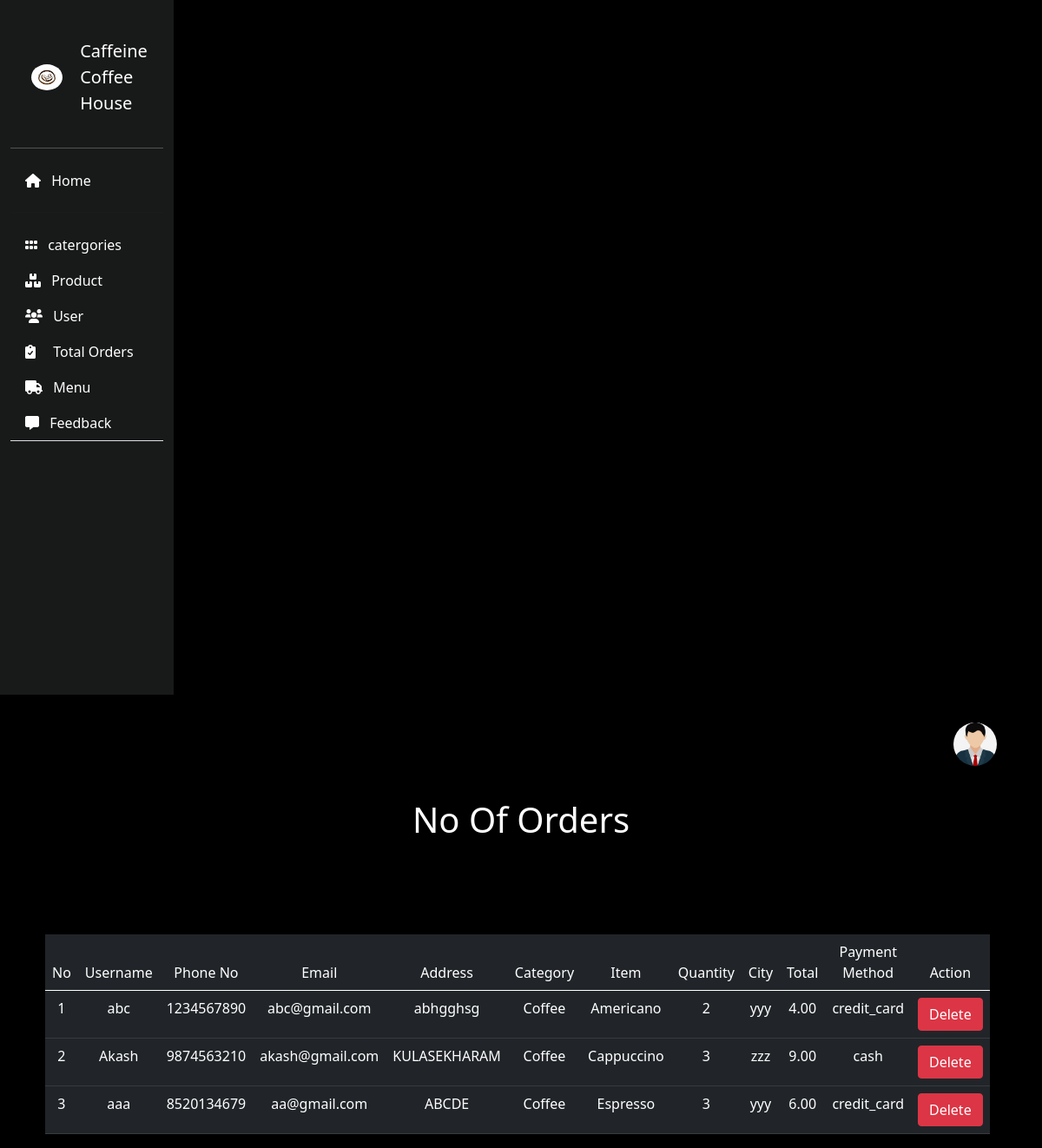
The page /ordersum/ (signed in) on the database its author committed.
### Coffeine/models.py (models this page shows, shortened)
class Manager(models.Model):
    name = models.CharField(max_length=100,null=True)
    email = models.EmailField(unique=True,null=True)
    password = models.CharField(max_length=100,null=True)
    age = models.PositiveIntegerField(null=True)
    gender = models.CharField(max_length=100,null=True)
    Address = models.TextField(null=True)
    Role = models.CharField(max_length=100,null=True)
    mag_img = models.ImageField(upload_to="folder",null=True)

class orderModel(models.Model):
    user = models.ForeignKey(userModel,on_delete=models.CASCADE,null=True)
    user_email = models.EmailField(max_length=254, null=True)
    phone_no = models.PositiveIntegerField()
    address = models.TextField()
    category = models.TextField()
    product = models.CharField(max_length=100,null=True)
    quantity = models.PositiveIntegerField(null=True)
    city = models.TextField()
    order_date = models.DateTimeField(auto_now_add=True,null=True)
    updated_at = models.DateTimeField(auto_now=True,null=True)
    pincode = models.PositiveIntegerField()
    total = models.DecimalField(max_digits=10, decimal_places=2,null=True)
    payment = models.TextField(max_length=50, choices=[('credit_card', 'Credit Card'), ('cash', 'Cash On Delivery')],null=True)

class userModel(models.Model):
    username = models.CharField(max_length=100,null=True)
    user_email = models.EmailField(max_length=254, unique=True, null=True)
    password = models.CharField(max_length=100,null=True)
    gender = models.CharField(max_length=50,null=True)
    post = models.PositiveIntegerField(null=True)
    user_img = models.ImageField(upload_to="folder",null=True)
    phoneno = models.PositiveIntegerField(null=True)
    address = models.TextField(null = True)
    def __str__(self):
        return self.username

### Coffeine/views.py (the view)
# urls.py: path('ordersum/',views.ordersum,name = "ordersum"),
def ordersum(request):
    manager_id = request.session.get('manager_id')
    manager = Manager.objects.get(id = manager_id)
    orders = orderModel.objects.all()
    for order in orders:
        orders.random_number = random.randint(1,100)
    return render(request,"ordersum.html",{"orders":orders,"manager":manager})

### Coffeine/context_processors.py (called while the page is built)
def user_context(request):
    user_id = request.session.get('user_id')
    if user_id:
        try:
            user = userModel.objects.get(id=user_id)
            return {
                'username': user.username,
                'user_img': user.user_img.url if user.user_img else None
                }
        except userModel.DoesNotExist:
            return {
                'username': None,
                'user_img': None
                }
    return {
        'username': None,
        'user_img': None
        }

### Coffeine/templates/ordersum.html (shortened to what this page needs)
<!DOCTYPE html>
<html lang="en">
{% load static %}
<head>
    <link href="https://cdn.jsdelivr.net/npm/bootstrap@5.0.2/dist/css/bootstrap.min.css" rel="stylesheet">
    <link rel="stylesheet" href="https://cdnjs.cloudflare.com/ajax/libs/font-awesome/6.0.0-beta3/css/all.min.css">
</head>
<body>
    <div class="container-fluid" >
        <div class="row">
            <div class="d-flex flex-column justify-content-between min-vh-100 col-2" style="background-color: #181919;">
                <div class="mt-4">
                    <div class="d-flex" style="margin-right:-10px;">
                        <a  class="text-white text-decoration-none d-flex align-items-center  ms-4" role="button">
                            <img src="{% static 'images/log1.png' %}" alt="" id="logo" class="d-inline-block align-text-top ms-auto ">
                            <span class="fs-5 d-none d-sm-inline" style="color: white;padding: 20px;" >  Caffeine <br> Coffee House </span>
                        </a>
                    </div>
                    <hr class="text-white" />
                    <ul class="nav nav-tabs flex-column mt-2 mt-sm-0" id="menu">
                         <li class="nav-item">
                            <a href="{% url 'manager' %}" class="nav-link text-white" aria-current="page">
                                <i class="fa-solid fa-house"></i>
                                <span class="ms-2 d-none d-sm-inline"> Home</span>
                            </a>
                            <hr >
                         </li>
                         <li class="nav-item">
                            <a href="{% url 'category_list' %}" class="nav-link text-white" aria-current="page">
                                <i class="fa-solid fa-grip"></i>
                                <span class="ms-2 d-none d-sm-inline"> catergories </span>
                            </a>
                         </li>
                         <li class="nav-item">
                            <a href="{% url 'prodlist' %}" class="nav-link text-white" aria-current="page">
                                <i class="fas fa-boxes"></i>
                                <span class="ms-2 d-none d-sm-inline"> Product </span>
                            </a>
                         </li>
                         <li class="nav-item">
                            <a href="{% url 'user' %}" class="nav-link text-white" aria-current="page">
                                <i class="fa-solid fa-users"></i>
                                <span class="ms-2 d-none d-sm-inline"> User </span>
                            </a>
                         </li>
                         <li class="nav-item">
                            <a href="{% url 'ordersum' %}" class="nav-link text-white" aria-current="page">
                                <i class="fas fa-clipboard-check"></i>
                                <span class="ms-3 d-none d-sm-inline"> Total Orders </span>
                            </a>
                         </li>
                         <li class="nav-item">
                            <a href="{% url 'menuview' %}" class="nav-link text-white" aria-current="page">
                                <i class="fa-solid fa-truck"></i>
                                <span class="ms-2 d-none d-sm-inline"> Menu </span>
                            </a>
                         </li>
                         <li class="nav-item">
                            <a href="{% url 'comment' %}" class="nav-link text-white" aria-current="page">
                                <i class="fa-solid fa-message"></i>
                                <span class="ms-2 d-none d-sm-inline"> Feedback </span>
                            </a>
                         </li>
                    </ul>
                </div>
            </div>
            <div class="col">
                <div class="container-fluid d-flex justify-content-end mt-4 fs-5 text-white" >
                    <li class="nav-item dropdown" style="list-style: none;">
                        <a href="/" class="nav-link dropdown" id="navbarDropdown" role="button" data-bs-toggle="dropdown" aria-expanded="true">
                        {% if manager.mag_img %}
                            <img src="{{ manager.mag_img.url }}" alt="User Image"  style="width: 50px;height: 50px;border-radius: 50%;">
                        {% else %}
                            <p>No image uploaded.</p>
                        {% endif %}                        </a>
                    </li>
                </div>
                <h1 style="color: white;margin-top: 30px; text-align: center;"> No Of Orders </h1>
                <div class="row">
                    <div class="col-11">
                      <table class="table table-dark table-hover" style="margin-left: 40px;;">
                        <thead>
                            <td> No </td>
                            <td> Username </td>
                            <td> Phone No </td>
                            <td> Email </td>
                            <td> Address </td>
                            <td> Category </td>
                            <td> Item </td>
                            <td> Quantity </td>
                            <td> City </td>
                            <td> Total </td>
                            <td> Payment Method </td>
                            <td> Action </td>
                        </thead>
                        {% for i in orders %}
                            <tr>
                                <td>{{forloop.counter}}</td>
                                <td>{{i.user}}</td>
                                <td>{{i.phone_no}}</td>
                                <td>{{i.user_email}}</td>
                                <td>{{i.address}}</td>
                                <td>{{i.category}}</td>
                                <td>{{i.product}}</td>
                                <td>{{i.quantity}}</td>
                                <td>{{i.city}}</td>
                                <td>{{i.total}}</td>
                                <td>{{i.payment}}</td>
                                <td><a href="{% url 'delete' i.id %}" class="btn btn-danger"> Delete </a></td>
                            </tr>
                        {% endfor %}
                      </table>
                    </div>
                </div>
            </div>
        </div>
    </div>
</body>
</html>

### Coffeine/templates/ordersum.html (style rules this page uses)
body { background-color: black; }
#logo { border-radius: 50%; width: 50px; height: 30px; }
table { margin-top: 100px; }
td { text-align: center; }

### rows shown on the page
Manager: mag_img (placeholder picture)
orderModel: user "abc", phone_no "1234567890", user_email "abc@gmail.com", address "abhgghsg", category "Coffee", product "Americano", quantity "2", city "yyy", total "4.00", payment "credit_card"
orderModel: user "Akash", phone_no "9874563210", user_email "akash@gmail.com", address "KULASEKHARAM", category "Coffee", product "Cappuccino", quantity "3", city "zzz", total "9.00", payment "cash"
orderModel: user "aaa", phone_no "8520134679", user_email "aa@gmail.com", address "ABCDE", category "Coffee", product "Espresso", quantity "3", city "yyy", total "6.00", payment "credit_card"
